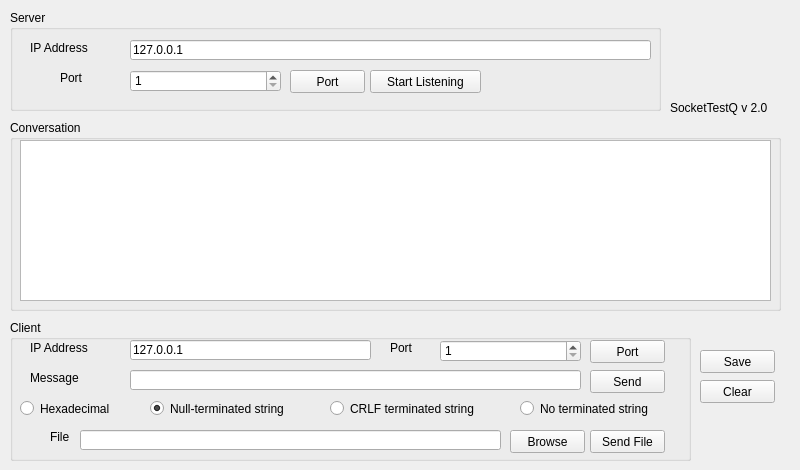
   <widget class="QWidget" name="uiUDP">
    <attribute name="title">
     <string>UDP</string>
    </attribute>
    <widget class="QGroupBox" name="groupBox_7">
     <property name="geometry">
      <rect>
       <x>10</x>
       <y>10</y>
       <width>651</width>
       <height>101</height>
      </rect>
     </property>
     <property name="title">
      <string>Server</string>
     </property>
     <widget class="QLabel" name="label_19">
      <property name="geometry">
       <rect>
        <x>20</x>
        <y>30</y>
        <width>101</width>
        <height>16</height>
       </rect>
      </property>
      <property name="text">
       <string>IP Address</string>
      </property>
     </widget>
     <widget class="QLineEdit" name="uiUdpServerIp">
      <property name="geometry">
       <rect>
        <x>120</x>
        <y>30</y>
        <width>521</width>
        <height>20</height>
       </rect>
      </property>
      <property name="text">
       <string>127.0.0.1</string>
      </property>
     </widget>
     <widget class="QLabel" name="label_20">
      <property name="geometry">
       <rect>
        <x>50</x>
        <y>60</y>
        <width>71</width>
        <height>16</height>
       </rect>
      </property>
      <property name="text">
       <string>Port</string>
      </property>
     </widget>
     <widget class="QPushButton" name="uiUdpServerPortListBtn">
      <property name="geometry">
       <rect>
        <x>280</x>
        <y>60</y>
        <width>75</width>
        <height>23</height>
       </rect>
      </property>
      <property name="text">
       <string>Port</string>
      </property>
     </widget>
     <widget class="QPushButton" name="uiUdpServerListenBtn">
      <property name="geometry">
       <rect>
        <x>360</x>
        <y>60</y>
        <width>111</width>
        <height>23</height>
       </rect>
      </property>
      <property name="text">
       <string>Start Listening</string>
      </property>
     </widget>
     <widget class="QSpinBox" name="uiUdpServerPort">
      <property name="geometry">
       <rect>
        <x>120</x>
        <y>60</y>
        <width>151</width>
        <height>22</height>
       </rect>
      </property>
      <property name="minimum">
       <number>1</number>
      </property>
      <property name="maximum">
       <number>65535</number>
      </property>
     </widget>
    </widget>
    <widget class="QGroupBox" name="groupBox_8">
     <property name="geometry">
      <rect>
       <x>10</x>
       <y>120</y>
       <width>771</width>
       <height>191</height>
      </rect>
     </property>
     <property name="title">
      <string>Conversation</string>
     </property>
     <widget class="QTextEdit" name="uiUdpLog">
      <property name="geometry">
       <rect>
        <x>10</x>
        <y>20</y>
        <width>751</width>
        <height>161</height>
       </rect>
      </property>
     </widget>
    </widget>
    <widget class="QLabel" name="label_24">
     <property name="geometry">
      <rect>
       <x>670</x>
       <y>100</y>
       <width>121</width>
       <height>16</height>
      </rect>
     </property>
     <property name="text">
      <string>SocketTestQ v 2.0</string>
     </property>
    </widget>
    <widget class="QGroupBox" name="groupBox_10">
     <property name="geometry">
      <rect>
       <x>10</x>
       <y>320</y>
       <width>681</width>
       <height>141</height>
      </rect>
     </property>
     <property name="title">
      <string>Client</string>
     </property>
     <widget class="QLabel" name="label_22">
      <property name="geometry">
       <rect>
        <x>20</x>
        <y>50</y>
        <width>91</width>
        <height>16</height>
       </rect>
      </property>
      <property name="text">
       <string>Message</string>
      </property>
     </widget>
     <widget class="QLabel" name="label_23">
      <property name="geometry">
       <rect>
        <x>40</x>
        <y>110</y>
        <width>46</width>
        <height>13</height>
       </rect>
      </property>
      <property name="text">
       <string>File</string>
      </property>
     </widget>
     <widget class="QLineEdit" name="uiUdpFile">
      <property name="geometry">
       <rect>
        <x>70</x>
        <y>110</y>
        <width>421</width>
        <height>20</height>
       </rect>
      </property>
     </widget>
     <widget class="QLineEdit" name="uiUdpMsg">
      <property name="geometry">
       <rect>
        <x>120</x>
        <y>50</y>
        <width>451</width>
        <height>20</height>
       </rect>
      </property>
      <property name="maxLength">
       <number>65536</number>
      </property>
     </widget>
     <widget class="QPushButton" name="uiUdpSendMsgBtn">
      <property name="enabled">
       <bool>true</bool>
      </property>
      <property name="geometry">
       <rect>
        <x>580</x>
        <y>50</y>
        <width>75</width>
        <height>23</height>
       </rect>
      </property>
      <property name="text">
       <string>Send</string>
      </property>
     </widget>
     <widget class="QPushButton" name="uiUdpSendFileBtn">
      <property name="enabled">
       <bool>true</bool>
      </property>
      <property name="geometry">
       <rect>
        <x>580</x>
        <y>110</y>
        <width>75</width>
        <height>23</height>
       </rect>
      </property>
      <property name="text">
       <string>Send File</string>
      </property>
     </widget>
     <widget class="QPushButton" name="uiUdpBrowseBtn">
      <property name="enabled">
       <bool>true</bool>
      </property>
      <property name="geometry">
       <rect>
        <x>500</x>
        <y>110</y>
        <width>75</width>
        <height>23</height>
       </rect>
      </property>
      <property name="text">
       <string>Browse</string>
      </property>
     </widget>
     <widget class="QLineEdit" name="uiUdpClientIp">
      <property name="geometry">
       <rect>
        <x>120</x>
        <y>20</y>
        <width>241</width>
        <height>20</height>
       </rect>
      </property>
      <property name="text">
       <string>127.0.0.1</string>
      </property>
     </widget>
     <widget class="QLabel" name="label_21">
      <property name="geometry">
       <rect>
        <x>20</x>
        <y>20</y>
        <width>91</width>
        <height>16</height>
       </rect>
      </property>
      <property name="text">
       <string>IP Address</string>
      </property>
     </widget>
     <widget class="QLabel" name="label_25">
      <property name="geometry">
       <rect>
        <x>380</x>
        <y>20</y>
        <width>41</width>
        <height>16</height>
       </rect>
      </property>
      <property name="text">
       <string>Port</string>
      </property>
     </widget>
     <widget class="QPushButton" name="uiUdpClientPortListBtn">
      <property name="geometry">
       <rect>
        <x>580</x>
        <y>20</y>
        <width>75</width>
        <height>23</height>
       </rect>
      </property>
      <property name="text">
       <string>Port</string>
      </property>
     </widget>
     <widget class="QRadioButton" name="uiUdpRadioCRLF">
      <property name="geometry">
       <rect>
        <x>320</x>
        <y>80</y>
        <width>181</width>
        <height>17</height>
       </rect>
      </property>
      <property name="text">
       <string>CRLF terminated string</string>
      </property>
     </widget>
     <widget class="QRadioButton" name="uiUdpRadioHex">
      <property name="geometry">
       <rect>
        <x>10</x>
        <y>80</y>
        <width>121</width>
        <height>17</height>
       </rect>
      </property>
      <property name="text">
       <string>Hexadecimal</string>
      </property>
     </widget>
     <widget class="QRadioButton" name="uiUdpRadioChars">
      <property name="geometry">
       <rect>
        <x>510</x>
        <y>80</y>
        <width>161</width>
        <height>17</height>
       </rect>
      </property>
      <property name="text">
       <string>No terminated string</string>
      </property>
     </widget>
     <widget class="QRadioButton" name="uiUdpRadioNull">
      <property name="geometry">
       <rect>
        <x>140</x>
        <y>80</y>
        <width>181</width>
        <height>17</height>
       </rect>
      </property>
      <property name="text">
       <string>Null-terminated string</string>
      </property>
      <property name="checked">
       <bool>true</bool>
      </property>
     </widget>
     <widget class="QSpinBox" name="uiUdpClientPort">
      <property name="geometry">
       <rect>
        <x>430</x>
        <y>20</y>
        <width>141</width>
        <height>22</height>
       </rect>
      </property>
      <property name="minimum">
       <number>1</number>
      </property>
      <property name="maximum">
       <number>65535</number>
      </property>
     </widget>
    </widget>
    <widget class="QPushButton" name="uiUdpClearLogBtn">
     <property name="geometry">
      <rect>
       <x>700</x>
       <y>380</y>
       <width>75</width>
       <height>23</height>
      </rect>
     </property>
     <property name="text">
      <string>Clear</string>
     </property>
    </widget>
    <widget class="QPushButton" name="uiUdpSaveLogBtn">
     <property name="geometry">
      <rect>
       <x>700</x>
       <y>350</y>
       <width>75</width>
       <height>23</height>
      </rect>
     </property>
     <property name="text">
      <string>Save</string>
     </property>
    </widget>
    <widget class="QLabel" name="label_32">
     <property name="geometry">
      <rect>
       <x>690</x>
       <y>30</y>
       <width>81</width>
       <height>71</height>
      </rect>
     </property>
     <property name="text">
      <string/>
     </property>
     <property name="pixmap">
      <pixmap resource="Image.qrc">:/Picture/original icons/ethernet.png</pixmap>
     </property>
    </widget>
   </widget>
